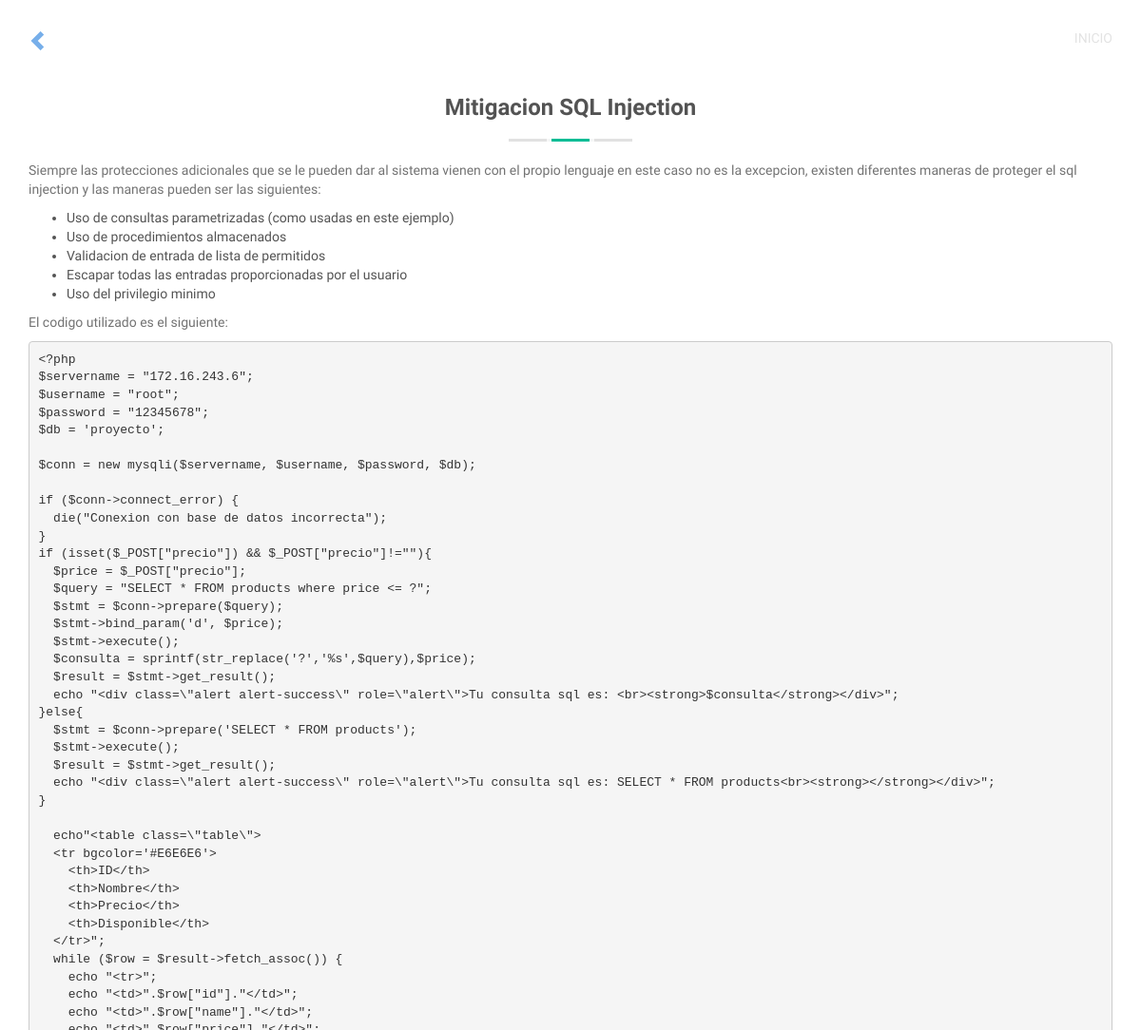
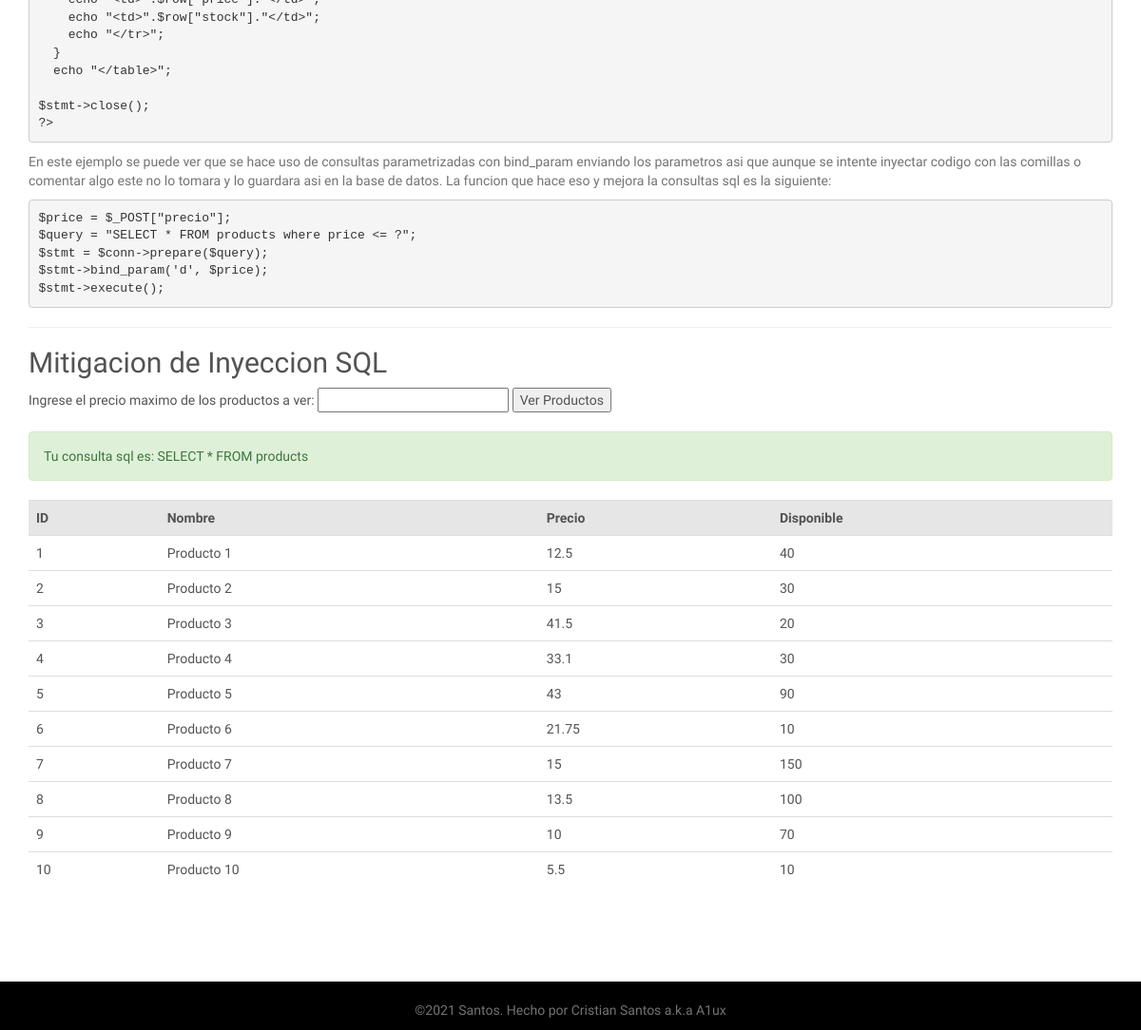
The page /vistas/vulnerabilidades/injection/mitigacionsqli.php on the database its author committed (2 pictures, top to bottom).
### tables this page shows
create table products(
    id INT NOT NULL AUTO_INCREMENT,
    name varchar(150) NOT NULL,
    price float(8,2) NOT NULL,
    stock int not null,
    PRIMARY KEY(id)
);

### html/vistas/vulnerabilidades/injection/mitigacionsqli.php (the view, shortened to what this page needs)
<?php include("../../header.php"); ?>
<section id="template">
      <div class="container">
        <div class="row">
          <div class="col-md-12">
            <h3 class="title text-center">Mitigacion SQL Injection</h3>
            <div class="titleHR"><span></span></div>
          </div>
        </div>
        <p>Siempre las protecciones adicionales que se le pueden dar al sistema vienen con el propio lenguaje en este caso no es la excepcion, existen diferentes maneras de proteger el sql injection y las maneras pueden ser las siguientes:</p>
        <ul>
          <li>Uso de consultas parametrizadas (como usadas en este ejemplo)</li>
          <li>Uso de procedimientos almacenados</li>
          <li>Validacion de entrada de lista de permitidos</li>
          <li>Escapar todas las entradas proporcionadas por el usuario</li>
          <li>Uso del privilegio minimo</li>
        </ul>
        <p>El codigo utilizado es el siguiente:</p>
        <pre>&lt;&quest;php&NewLine;&dollar;servername &equals; &quot;172&period;16&period;243&period;6&quot;&semi;&NewLine;&dollar;username &equals; &quot;root&quot;&semi;&NewLine;&dollar;password &equals; &quot;12345678&quot;&semi;&NewLine;&dollar;db &equals; &apos;proyecto&apos;&semi;&NewLine;&NewLine;&dollar;conn &equals; new mysqli&lpar;&dollar;servername&comma; &dollar;username&comma; &dollar;password&comma; &dollar;db&rpar;&semi;&NewLine;&NewLine;if &lpar;&dollar;conn-&gt;connect&lowbar;error&rpar; &lcub;&NewLine;  die&lpar;&quot;Conexion con base de datos incorrecta&quot;&rpar;&semi;&NewLine;&rcub;&NewLine;if &lpar;isset&lpar;&dollar;&lowbar;POST&lsqb;&quot;precio&quot;&rsqb;&rpar; &amp;&amp; &dollar;&lowbar;POST&lsqb;&quot;precio&quot;&rsqb;&excl;&equals;&quot;&quot;&rpar;&lcub;&NewLine;  &dollar;price &equals; &dollar;&lowbar;POST&lsqb;&quot;precio&quot;&rsqb;&semi;&NewLine;  &dollar;query &equals; &quot;SELECT &ast; FROM products where price &lt;&equals; &quest;&quot;&semi;&NewLine;  &dollar;stmt &equals; &dollar;conn-&gt;prepare&lpar;&dollar;query&rpar;&semi;&NewLine;  &dollar;stmt-&gt;bind&lowbar;param&lpar;&apos;d&apos;&comma; &dollar;price&rpar;&semi;&NewLine;  &dollar;stmt-&gt;execute&lpar;&rpar;&semi;&NewLine;  &dollar;consulta &equals; sprintf&lpar;str&lowbar;replace&lpar;&apos;&quest;&apos;&comma;&apos;&percnt;s&apos;&comma;&dollar;query&rpar;&comma;&dollar;price&rpar;&semi;&NewLine;  &dollar;result &equals; &dollar;stmt-&gt;get&lowbar;result&lpar;&rpar;&semi;&NewLine;  echo &quot;&lt;div class&equals;&bsol;&quot;alert alert-success&bsol;&quot; role&equals;&bsol;&quot;alert&bsol;&quot;&gt;Tu consulta sql es&colon; &lt;br&gt;&lt;strong&gt;&dollar;consulta&lt;&sol;strong&gt;&lt;&sol;div&gt;&quot;&semi;&NewLine;&rcub;else&lcub;&NewLine;  &dollar;stmt &equals; &dollar;conn-&gt;prepare&lpar;&apos;SELECT &ast; FROM products&apos;&rpar;&semi;&NewLine;  &dollar;stmt-&gt;execute&lpar;&rpar;&semi;&NewLine;  &dollar;result &equals; &dollar;stmt-&gt;get&lowbar;result&lpar;&rpar;&semi;&NewLine;  echo &quot;&lt;div class&equals;&bsol;&quot;alert alert-success&bsol;&quot; role&equals;&bsol;&quot;alert&bsol;&quot;&gt;Tu consulta sql es&colon; SELECT &ast; FROM products&lt;br&gt;&lt;strong&gt;&lt;&sol;strong&gt;&lt;&sol;div&gt;&quot;&semi;&NewLine;&rcub;&NewLine;&NewLine;  echo&quot;&lt;table class&equals;&bsol;&quot;table&bsol;&quot;&gt;&NewLine;  &lt;tr bgcolor&equals;&apos;&num;E6E6E6&apos;&gt;&NewLine;    &lt;th&gt;ID&lt;&sol;th&gt;&NewLine;    &lt;th&gt;Nombre&lt;&sol;th&gt;&NewLine;    &lt;th&gt;Precio&lt;&sol;th&gt;&NewLine;    &lt;th&gt;Disponible&lt;&sol;th&gt;&NewLine;  &lt;&sol;tr&gt;&quot;&semi;&NewLine;  while &lpar;&dollar;row &equals; &dollar;result-&gt;fetch&lowbar;assoc&lpar;&rpar;&rpar; &lcub;&NewLine;    echo &quot;&lt;tr&gt;&quot;&semi;&NewLine;    echo &quot;&lt;td&gt;&quot;&period;&dollar;row&lsqb;&quot;id&quot;&rsqb;&period;&quot;&lt;&sol;td&gt;&quot;&semi;&NewLine;    echo &quot;&lt;td&gt;&quot;&period;&dollar;row&lsqb;&quot;name&quot;&rsqb;&period;&quot;&lt;&sol;td&gt;&quot;&semi;&NewLine;    echo &quot;&lt;td&gt;&quot;&period;&dollar;row&lsqb;&quot;price&quot;&rsqb;&period;&quot;&lt;&sol;td&gt;&quot;&semi;&NewLine;    echo &quot;&lt;td&gt;&quot;&period;&dollar;row&lsqb;&quot;stock&quot;&rsqb;&period;&quot;&lt;&sol;td&gt;&quot;&semi;&NewLine;    echo &quot;&lt;&sol;tr&gt;&quot;&semi;&NewLine;  &rcub;&NewLine;  echo &quot;&lt;&sol;table&gt;&quot;&semi;&NewLine;&NewLine;&dollar;stmt-&gt;close&lpar;&rpar;&semi;&NewLine;&quest;&gt;&NewLine;</pre>
        <p>En este ejemplo se puede ver que se hace uso de consultas parametrizadas con bind_param enviando los parametros asi que aunque se intente inyectar codigo con las comillas o comentar algo este no lo tomara y lo guardara asi en la base de datos. La funcion que hace eso y mejora la consultas sql es la siguiente:</p>
        <pre>&dollar;price &equals; &dollar;&lowbar;POST&lsqb;&quot;precio&quot;&rsqb;&semi;&NewLine;&dollar;query &equals; &quot;SELECT &ast; FROM products where price &lt;&equals; &quest;&quot;&semi;&NewLine;&dollar;stmt &equals; &dollar;conn-&gt;prepare&lpar;&dollar;query&rpar;&semi;&NewLine;&dollar;stmt-&gt;bind&lowbar;param&lpar;&apos;d&apos;&comma; &dollar;price&rpar;&semi;&NewLine;&dollar;stmt-&gt;execute&lpar;&rpar;&semi;</pre>
        <hr>
        <h2>Mitigacion de Inyeccion SQL</h2>
        <form action="<?php echo $_SERVER["PHP_SELF"]; ?>" method="post">
        Ingrese el precio maximo de los productos a ver:
        <input type="text" name="precio">
        <input type="submit" value="Ver Productos">
      </form>
      <br>
<?php
$servername = "172.16.243.6";
$username = "root";
$password = "12345678";
$db = 'proyecto';
$conn = new mysqli($servername, $username, $password, $db);
if (isset($_POST["precio"]) && $_POST["precio"]!=""){
  $price = $_POST["precio"];
  $query = "SELECT * FROM products where price <= ?";
  $stmt = $conn->prepare($query);
  $stmt->bind_param('d', $price);
  $stmt->execute();
  $consulta = sprintf(str_replace('?','%s',$query),$price);
  $result = $stmt->get_result();
  echo "<div class=\"alert alert-success\" role=\"alert\">Tu consulta sql es: <br><strong>$consulta</strong></div>";
}else{
  $stmt = $conn->prepare('SELECT * FROM products');
  $stmt->execute();
  $result = $stmt->get_result();
  echo "<div class=\"alert alert-success\" role=\"alert\">Tu consulta sql es: SELECT * FROM products<br><strong></strong></div>";
}
  echo"<table class=\"table\">
  <tr bgcolor='#E6E6E6'>
    <th>ID</th>
    <th>Nombre</th>
    <th>Precio</th>
    <th>Disponible</th>
  </tr>";
  while ($row = $result->fetch_assoc()) {
    echo "<tr>";
    echo "<td>".$row["id"]."</td>";
    echo "<td>".$row["name"]."</td>";
    echo "<td>".$row["price"]."</td>";
    echo "<td>".$row["stock"]."</td>";
    echo "</tr>";
  }
  echo "</table>";
?>
    </div>
    </section> <!--/.container
<?php include("../../footer.php"); ?>

### html/vistas/header.php (shortened to what this page needs)
<!DOCTYPE html>
<html lang="es">
<head>
  <link rel="stylesheet" href="/css/bootstrap.min.css"/>
  <link rel="stylesheet" href="/css/styles.css"/>
  <link rel="stylesheet" href="/css/font-awesome.min.css"/>
  <link href="/css/component.css" rel="stylesheet">
  <link href="/css/owl.carousel.css" rel="stylesheet" type="text/css" media="screen">
  <link href="/css/owl.theme.css" rel="stylesheet" type="text/css" media="screen">
  <link rel="stylesheet" href="/css/style.css"/>
  <link rel="stylesheet" type="text/css" href="/css/green.css" media="screen" id="color-opt" />
</head>
<nav class="navbar navbar-default navbar-fixed-top navbar-custom">
    <div class="container">
      <div class="navbar-header">
        <a class="navbar-brand" href="javascript:history.back()"><i class="glyphicon glyphicon-chevron-left color-l-blue"></i></a>
      </div>
      <div class="collapse navbar-collapse" id="bs-example-navbar-collapse-1">
        <ul class="nav navbar-nav navbar-right">
          <li><a href="/index.php">Inicio</a></li>
        </ul>
      </div>
    </div>
  </nav>

### html/vistas/footer.php (shortened to what this page needs)
      <div class="footer-bottom text-center">
        <p>©2021 Santos. Hecho por <a href="http://a1ux.github.io">Cristian Santos a.k.a A1ux</a></p>
      </div>
</html>

### html/css/component.css (style rules this page uses)
.container { min-height: 100%; }

### html/css/style.css (style rules this page uses)
html,body { height: 100%; }
*,*:before,*:after { -webkit-box-sizing: border-box; -moz-box-sizing: border-box; box-sizing: border-box; }
a { color: inherit; }
p { color: #737373; }
h1,h2,h3,h4,h5,h6,p { font-family: 'Signika Negative', sans-serif; }
section { position: relative; padding-top: 80px; padding-bottom: 80px; background-color: #fff; }
.color-l-blue { color: #77afea; }
.title { font-family: 'Kameron', serif; font-weight: 700; }
.titleHR { background: none repeat scroll 0 0 #e1e1e1; height: 3px; margin: 20px auto 0; position: relative; text-align: center; width: 130px; margin-bottom: 20px; }
.titleHR span { border-left: 5px solid #f7f7f7; border-right: 5px solid #f7f7f7; display: inline-block; height: 3px; left: 0; margin: 0 auto; position: absolute; right: 0; top: 0px; width: 50px; }
.navbar-custom { background: transparent; margin-bottom: 0px; z-index: 1000; border: none; color: #333; position: fixed; transition: background-color 1s ease-in-out, border 1s ease-in-out; -moz-transition: background-color 1s ease-in-out, border 1s ease-in-out; -webkit-transition: background-color 1s ease-in-out, border 1s ease-in-out; -o-transition: background-color 1s ease-in-out, border 1s ease-in-out; }
.navbar-custom .navbar-brand,.navbar-custom .navbar-brand:hover { color: #ffffff; padding: 30px 15px; font-size: 22px; font-weight: 700; font-family: 'Kameron', serif; }
.navbar-custom .nav { padding: 15px 0px; }
.navbar-custom .navbar-nav>li>a { color: #e3e3e3; font-size: 14px; text-transform: uppercase; }
.footer-bottom { background-color: #000; color: #a1a1a1; padding: 20px 0px 1px; }

### html/css/green.css (style rules this page uses)
.titleHR span { background: none repeat scroll 0 0 #00bc95; }

### rows shown on the page
products: id "1", name "Producto 1", price "12.5", stock "40"
products: id "2", name "Producto 2", price "15", stock "30"
products: id "3", name "Producto 3", price "41.5", stock "20"
products: id "4", name "Producto 4", price "33.1", stock "30"
products: id "5", name "Producto 5", price "43", stock "90"
products: id "6", name "Producto 6", price "21.75", stock "10"
products: id "7", name "Producto 7", price "15", stock "150"
products: id "8", name "Producto 8", price "13.5", stock "100"
products: id "9", name "Producto 9", price "10", stock "70"
products: id "10", name "Producto 10", price "5.5", stock "10"
